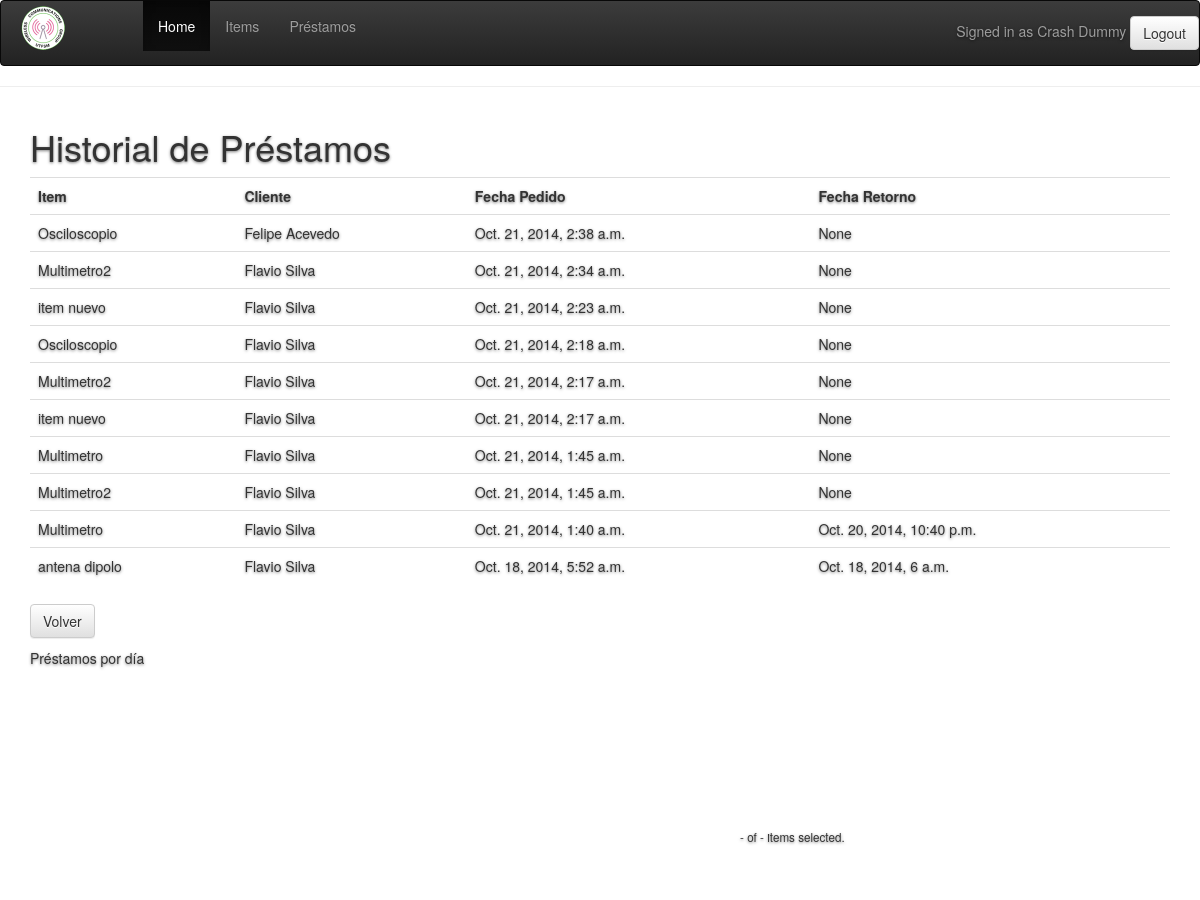
/history_loan/ (signed in, upper part), run on an earlier commit of the app's database.
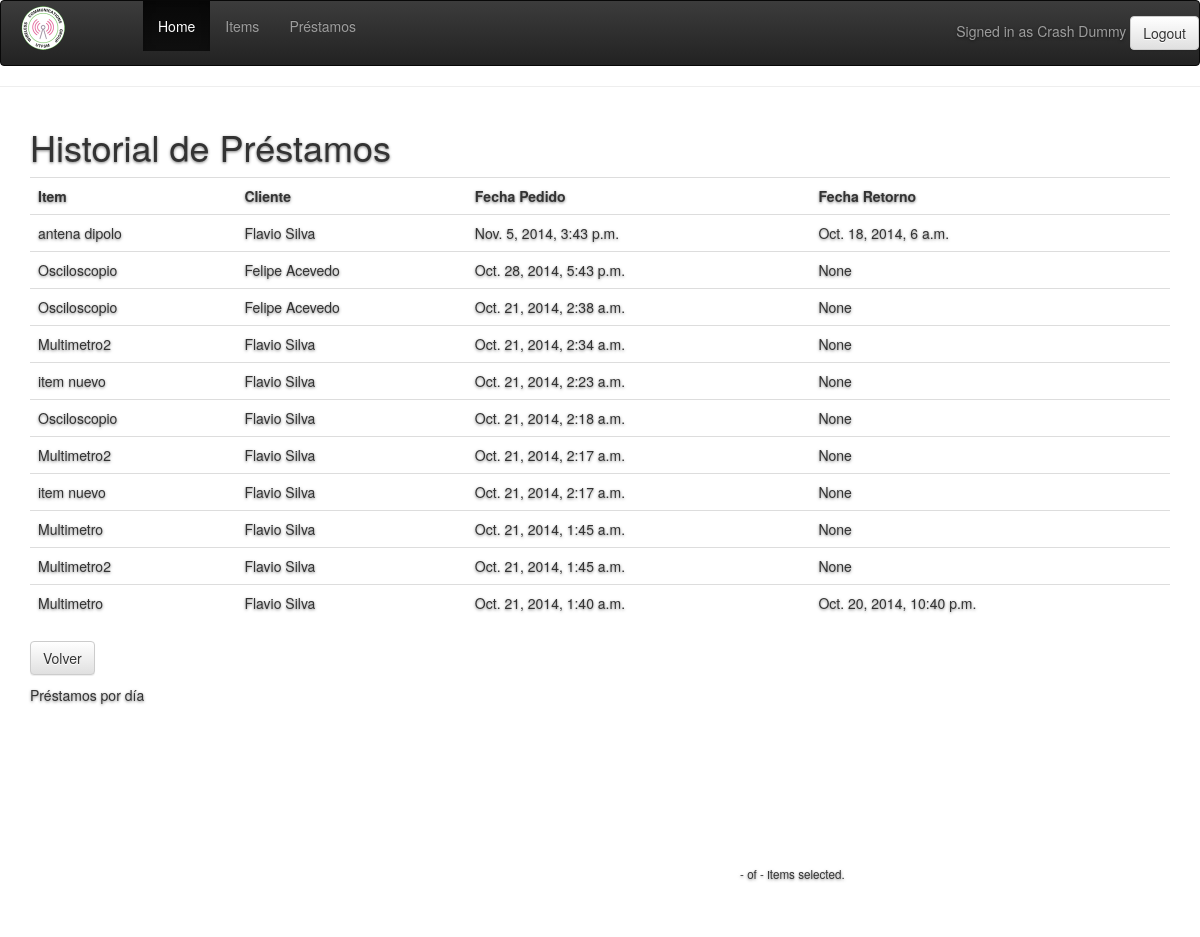
And on a later commit of the database.
### inventory/models.py (models this page shows, shortened)
class Loan(models.Model):
	client = models.ForeignKey(Client)
	item = models.ForeignKey(Item)
	loan_date = models.DateTimeField()
	return_date = models.DateTimeField(blank=True, null=True)
	is_active = models.BooleanField(default=True)

class Item(models.Model):
	ITEM_TYPE_CHOICES = (
		('Item', 'Item'),
		('Instrument', 'Instrument'),
		('Material', 'Material'),
		('Tool', 'Tool')
	)
	location = models.ForeignKey(Location)
	name = models.CharField(max_length=100)
	description = models.CharField(max_length=100)
	purchase_date = models.DateField()
	stock = models.IntegerField(default=1)
	item_type = models.CharField(max_length=10, choices=ITEM_TYPE_CHOICES, default='Item')
	photo = models.ImageField(upload_to="item_photo", blank=True, null=True)

class Client(models.Model):
	user = models.OneToOneField(User)
	rut = models.CharField(max_length=15)
	loans = models.ManyToManyField(Item, through='Loan', blank=True)

### inventory/views/loans.py (the view)
# urls.py: url(r'^history_loan/$'                      ,'inventory.views.loans.loan_history'),
@user_passes_test(lambda u: isAdmin(u), '/dashboard')
def loan_history(request):
	loans = Loan.objects.all().order_by('-loan_date')
	return render_to_response("loans_history.html",{"loans":loans},context_instance=RequestContext(request))

### inventory/views/user.py (called while the page is built)
def isAdmin(u):
	''' Identifies if the user is an administrator.
		Use this with user_passes_test decorator
	'''
	if u.is_authenticated():
		return Administrator.objects.filter( user = u).exists()
	else:
		return False

### inventory/templates/loans_history.html (shortened to what this page needs)
{% extends 'base.html' %}
{% block contenido %}
<div class="container">
    <h1>Historial de Préstamos</h1>
    <table class="table">
        <tr>
            <th>Item</th>
            <th>Cliente</th>
            <th>Fecha Pedido</th>
            <th>Fecha Retorno</th>
        </tr>
        {% for loan in loans %}
        <tr>
            <td>{{ loan.item.name }}</td>
            <td>{{ loan.client.user.first_name}} {{ loan.client.user.last_name }}</td>
            <td>{{ loan.loan_date }}</td>
            <td>{{ loan.return_date }}</td>
        </tr>
        {% endfor %}
    </table>
    <input id="backbutton" class="btn btn-default" type="button" value="Volver"/>
</div>
<div class=container>
<div id="charts">
  <div id="hour-chart" class="chart">
    <div class="title">Préstamos por día</div>
  </div>
</div>
<aside id="totals"><span id="active">-</span> of <span id="total">-</span> items selected.</aside>
<div id="lists">
  <div id="flight-list" class="list"></div>
</div>
</div>
{% endblock %}

What changed in the data, as far as the page shows it:
changed Loan "antena dipolo": loan_date "Oct. 18, 2014, 5:52 a.m." → "Nov. 5, 2014, 3:43 p.m."; moves up the list
added Loan: item.name "Osciloscopio", client.user.first_name "Felipe", client.user.last_name "Acevedo", loan_date "Oct. 28, 2014, 5:43 p.m.", return_date "None"
